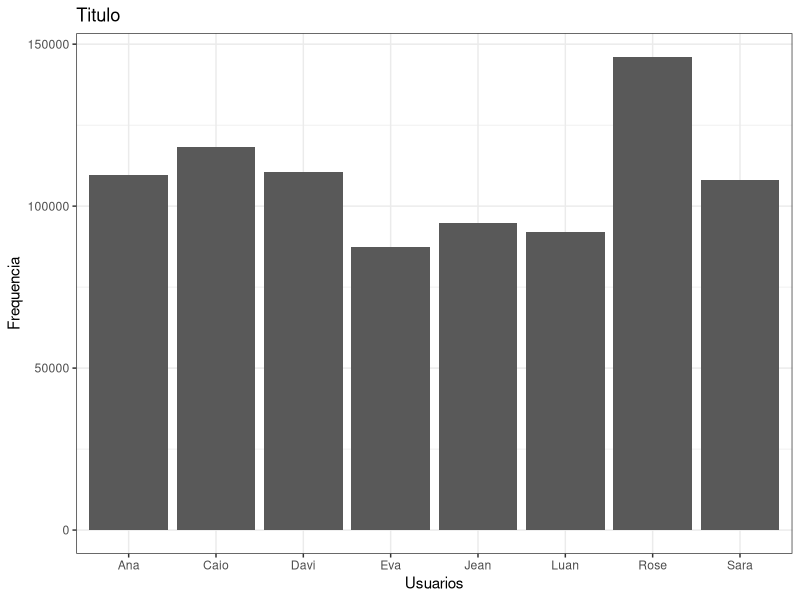
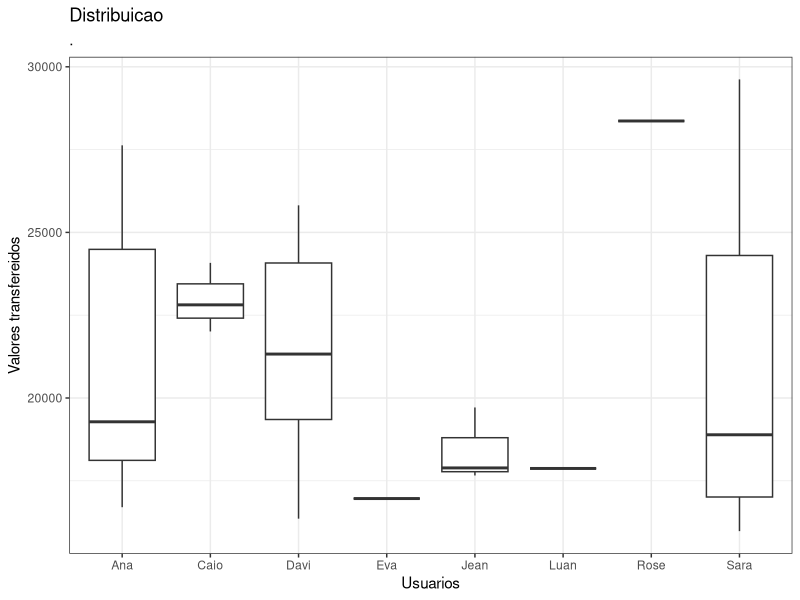
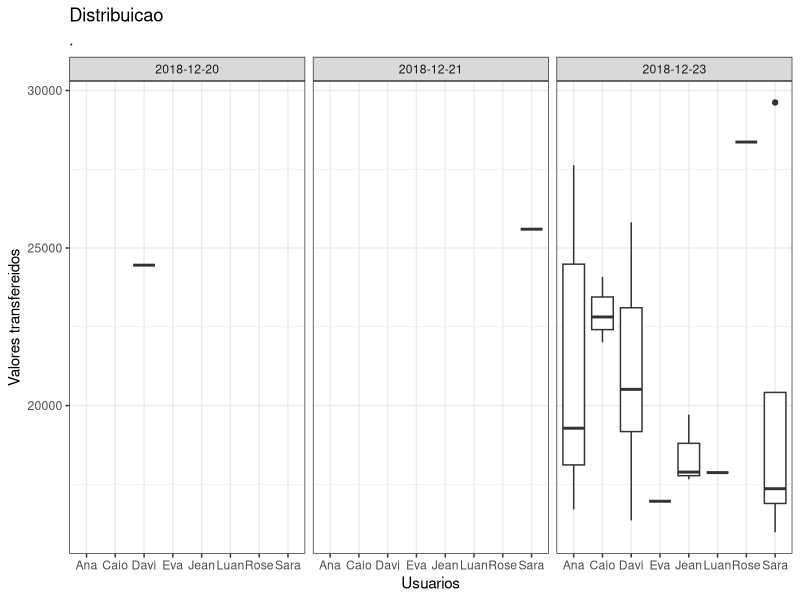

Source code (R) for these figures, in order:
## ---- chunk 1
knitr::opts_chunk$set(echo = TRUE)
knitr::opts_chunk$set(warning = FALSE)

library(tidyverse)
library(tidyr)
library(dplyr)
library(stringr)
library(ggplot2)
library(magrittr)
library(lubridate)
library(readr)
library(readxl)
library(knitr)
## ---- chunk 2
getwd()
transfer <- read_xlsx("../P2/transfer.xlsx", sheet = "Sheet1")
str(transfer)
## ---- chunk 3
str(transfer)
transfer$Data <- ymd(transfer$Data)
## ---- chunk 4
transf_23 <- transfer %>% filter(Data == "2018-12-23" & Valor > 15000 & Pais == "Alemanha")
str(transf_23) # 27 transferencias
transf_23 %>% slice_max(Valor, n=10)
## ---- chunk 5
str(transf_23)
info <- transf_23 %>% group_by(Usuario) %>% summarize(n=n(), média = mean(Valor), desvio = sd(Valor), maximo = max(Valor))
kable(info, digits = 1)
## ---- chunk 6
info %>% slice_max(n, n=8)
## ---- chunk 7
transf20_23 <- transfer %>% filter(between(Data, as.Date("2018-12-20"),as.Date("2018-12-23")) & Valor > 15000 & Pais == "Alemanha")
str(transf20_23) # 29 transferencias
transf20_23 %>% slice_max(Valor, n=10)
## ---- chunk 8
transf_user20_23 <- transf20_23 %>% group_by(Usuario) %>% summarize(n = n(), média = mean(Valor), desvio = sd(Valor), maximo = max(Valor))
kable(transf_user20_23)
transf_user20_23 %>% slice_max(n, n=10)
## ---- chunk 9
transfer_media <- transf_user20_23 %>% select("Usuario", "n", "média")

## ---- chunk 10
transfer_media$media_real <- transfer_media$média * 5.15
## ---- chunk 11
transfer_media %>% ggplot(aes(x = Usuario, y = media_real)) + geom_bar(stat = "identity") +
  labs(x = "Usuarios", y = "Frequencia", title = "Titulo") +
  theme_bw()
## ---- chunk 12
transf20_23 %>% ggplot(aes(x = Usuario, y = Valor)) + geom_boxplot() +
  labs(x = "Usuarios", y = "Valores transfereidos", title = "Distribuicao", subtitle = ".") +
  theme_bw()
## ---- chunk 13
transf20_23 %>% ggplot(aes(x = Usuario, y = Valor)) + geom_boxplot() +
  facet_wrap(~Data) +
  labs(x = "Usuarios", y = "Valores transfereidos", title = "Distribuicao", subtitle = ".") +
  theme_bw()
